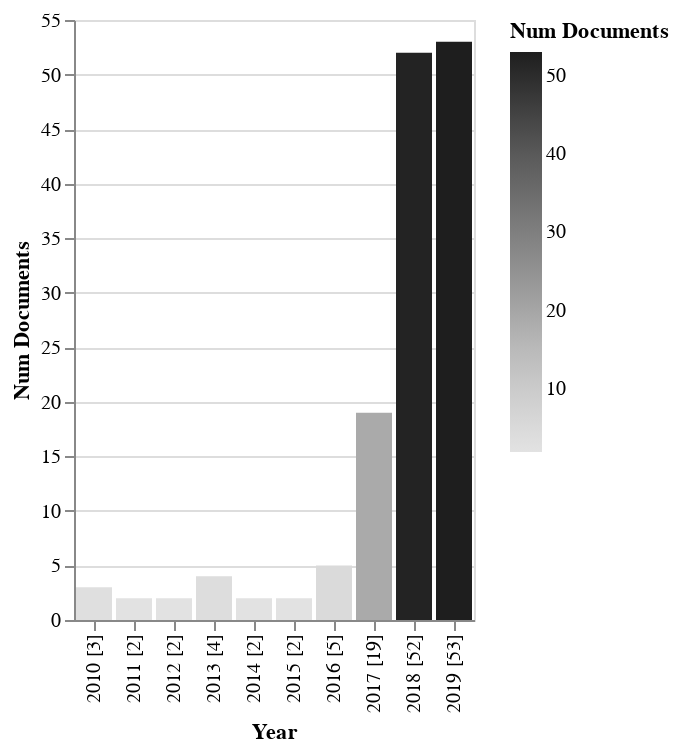

The notebook cell this image was saved under:
### Code cell
rdf.documents_by_year().altair_barplot()

### Figure 1 — Vega-Lite specification as saved in the notebook (floating-point values rounded to 4 significant figures)
{"config": {"view": {"continuousWidth": 400, "continuousHeight": 300}}, "data": {"name": "data-9022fb49f678c583770b19b80daedb91"}, "mark": "bar", "encoding": {"color": {"type": "quantitative", "field": "Num Documents", "scale": {"scheme": "greys"}}, "x": {"type": "nominal", "field": "Year", "sort": {"field": "Num Documents:Q"}}, "y": {"type": "quantitative", "field": "Num Documents"}}, "$schema": "https://vega.github.io/schema/vega-lite/v4.8.1.json", "datasets": {"data-9022fb49f678c583770b19b80daedb91": [{"Year": "2010 [3]", "Num Documents": 3, "ID": ["[*141*]", "[*142*]", "[*143*]"]}, {"Year": "2011 [2]", "Num Documents": 2, "ID": ["[*139*]", "[*140*]"]}, {"Year": "2012 [2]", "Num Documents": 2, "ID": ["[*137*]", "[*138*]"]}, {"Year": "2013 [4]", "Num Documents": 4, "ID": ["[*133*]", "[*134*]", "[*135*]", "[*136*]"]}, {"Year": "2014 [2]", "Num Documents": 2, "ID": ["[*131*]", "[*132*]"]}, {"Year": "2015 [2]", "Num Documents": 2, "ID": ["[*129*]", "[*130*]"]}, {"Year": "2016 [5]", "Num Documents": 5, "ID": ["[*124*]", "[*125*]", "[*126*]", "[*127*]", "[*128*]"]}, {"Year": "2017 [19]", "Num Documents": 19, "ID": ["[*105*]", "[*106*]", "[*107*]", "[*108*]", "[*109*]", "[*110*]", "[*111*]", "[*112*]", "[*113*]", "[*114*]", "[*115*]", "[*116*]", "[*117*]", "[*118*]", "[*119*]", "[*120*]", "[*121*]", "[*122*]", "[*123*]"]}, {"Year": "2018 [52]", "Num Documents": 52, "ID": ["[*53*]", "[*54*]", "[*55*]", "[*56*]", "[*57*]", "[*58*]", "[*59*]", "[*60*]", "[*61*]", "[*62*]", "[*63*]", "[*64*]", "[*65*]", "[*66*]", "[*67*]", "[*68*]", "[*69*]", "[*70*]", "[*71*]", "[*72*]", "[*73*]", "[*74*]", "[*75*]", "[*76*]", "[*77*]", "[*78*]", "[*79*]", "[*80*]", "[*81*]", "[*82*]", "[*83*]", "[*84*]", "[*85*]", "[*86*]", "[*87*]", "[*88*]", "[*89*]", "[*90*]", "[*91*]", "[*92*]", "[*93*]", "[*94*]", "[*95*]", "[*96*]", "[*97*]", "[*98*]", "[*99*]", "[*100*]", "[*101*]", "[*102*]", "[*103*]", "[*104*]"]}, {"Year": "2019 [53]", "Num Documents": 53, "ID": ["[*0*]", "[*1*]", "[*2*]", "[*3*]", "[*4*]", "[*5*]", "[*6*]", "[*7*]", "[*8*]", "[*9*]", "[*10*]", "[*11*]", "[*12*]", "[*13*]", "[*14*]", "[*15*]", "[*16*]", "[*17*]", "[*18*]", "[*19*]", "[*20*]", "[*21*]", "[*22*]", "[*23*]", "[*24*]", "[*25*]", "[*26*]", "[*27*]", "[*28*]", "[*29*]", "[*30*]", "[*31*]", "[*32*]", "[*33*]", "[*34*]", "[*35*]", "[*36*]", "[*37*]", "[*38*]", "[*39*]", "[*40*]", "[*41*]", "[*42*]", "[*43*]", "[*44*]", "[*45*]", "[*46*]", "[*47*]", "[*48*]", "[*49*]", "[*50*]", "[*51*]", "[*52*]"]}]}}
